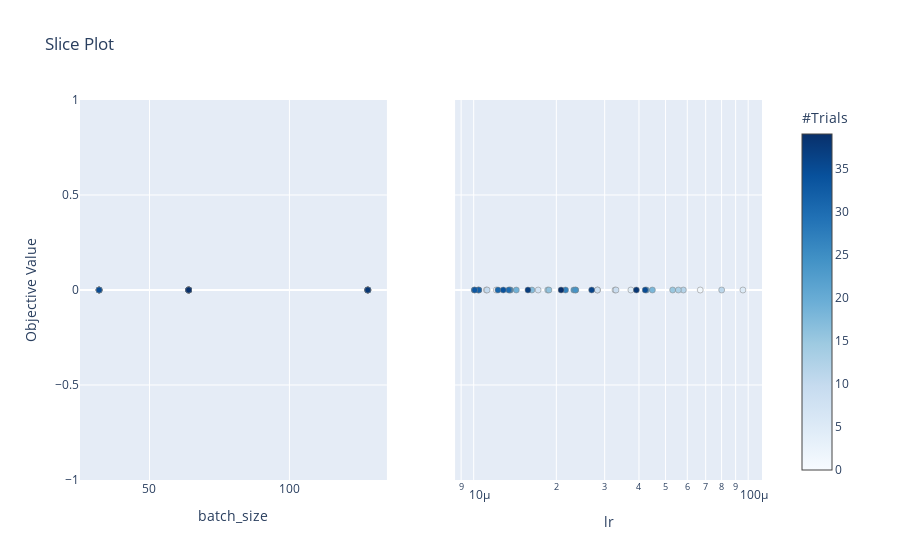

Write notebook code for a chart like this one.
### Code cell
optuna.visualization.plot_slice(study)

### Figure 1 — Plotly figure (JSON) as saved in the notebook; plotly's stock layout.template omitted (floating-point values rounded to 4 significant figures)
{"data": [{"marker": {"color": [0, 1, 2, 3, 4, 5, 6, 7, 8, 9, 10, 11, 12, 13, 14, 15, 16, 17, 18, 19, 20, 21, 22, 23, 24, 25, 26, 27, 28, 29, 30, 31, 32, 33, 34, 35, 36, 37, 38, 39], "colorbar": {"title": {"text": "#Trials"}, "x": 1, "xpad": 40}, "colorscale": [[0, "rgb(247,251,255)"], [0.125, "rgb(222,235,247)"], [0.25, "rgb(198,219,239)"], [0.375, "rgb(158,202,225)"], [0.5, "rgb(107,174,214)"], [0.625, "rgb(66,146,198)"], [0.75, "rgb(33,113,181)"], [0.875, "rgb(8,81,156)"], [1, "rgb(8,48,107)"]], "line": {"color": "Grey", "width": 0.5}, "showscale": true}, "mode": "markers", "showlegend": false, "type": "scatter", "x": [64, 32, 128, 32, 128, 32, 64, 64, 32, 64, 64, 32, 64, 32, 128, 64, 32, 128, 64, 32, 128, 64, 64, 128, 128, 64, 64, 128, 64, 64, 128, 64, 64, 64, 64, 32, 128, 64, 128, 64], "xaxis": "x", "y": [0, 0, 0, 0, 0, 0, 0, 0, 0, 0, 0, 0, 0, 0, 0, 0, 0, 0, 0, 0, 0, 0, 0, 0, 0, 0, 0, 0, 0, 0, 0, 0, 0, 0, 0, 0, 0, 0, 0, 0], "yaxis": "y"}, {"marker": {"color": [0, 1, 2, 3, 4, 5, 6, 7, 8, 9, 10, 11, 12, 13, 14, 15, 16, 17, 18, 19, 20, 21, 22, 23, 24, 25, 26, 27, 28, 29, 30, 31, 32, 33, 34, 35, 36, 37, 38, 39], "colorbar": {"title": {"text": "#Trials"}, "x": 1, "xpad": 40}, "colorscale": [[0, "rgb(247,251,255)"], [0.125, "rgb(222,235,247)"], [0.25, "rgb(198,219,239)"], [0.375, "rgb(158,202,225)"], [0.5, "rgb(107,174,214)"], [0.625, "rgb(66,146,198)"], [0.75, "rgb(33,113,181)"], [0.875, "rgb(8,81,156)"], [1, "rgb(8,48,107)"]], "line": {"color": "Grey", "width": 0.5}, "showscale": false}, "mode": "markers", "showlegend": false, "type": "scatter", "x": [1.111e-05, 6.689e-05, 1.208e-05, 2.827e-05, 3.738e-05, 9.566e-05, 3.271e-05, 1.717e-05, 2.823e-05, 3.299e-05, 1.119e-05, 8.006e-05, 5.805e-05, 5.567e-05, 1.86e-05, 5.307e-05, 1.879e-05, 1.629e-05, 4.478e-05, 1.43e-05, 2.355e-05, 4.259e-05, 1.362e-05, 2.315e-05, 2.347e-05, 1.037e-05, 1.352e-05, 2.161e-05, 1.045e-05, 1.004e-05, 1.341e-05, 1.226e-05, 1.043e-05, 1.009e-05, 1.282e-05, 4.215e-05, 2.69e-05, 1.576e-05, 3.914e-05, 2.081e-05], "xaxis": "x2", "y": [0, 0, 0, 0, 0, 0, 0, 0, 0, 0, 0, 0, 0, 0, 0, 0, 0, 0, 0, 0, 0, 0, 0, 0, 0, 0, 0, 0, 0, 0, 0, 0, 0, 0, 0, 0, 0, 0, 0, 0], "yaxis": "y2"}], "layout": {"title": {"text": "Slice Plot"}, "xaxis": {"anchor": "y", "domain": [0, 0.45], "title": {"text": "batch_size"}}, "xaxis2": {"anchor": "y2", "domain": [0.55, 1], "title": {"text": "lr"}, "type": "log"}, "yaxis": {"anchor": "x", "domain": [0, 1], "title": {"text": "Objective Value"}}, "yaxis2": {"anchor": "x2", "domain": [0, 1], "matches": "y", "showticklabels": false}}}
